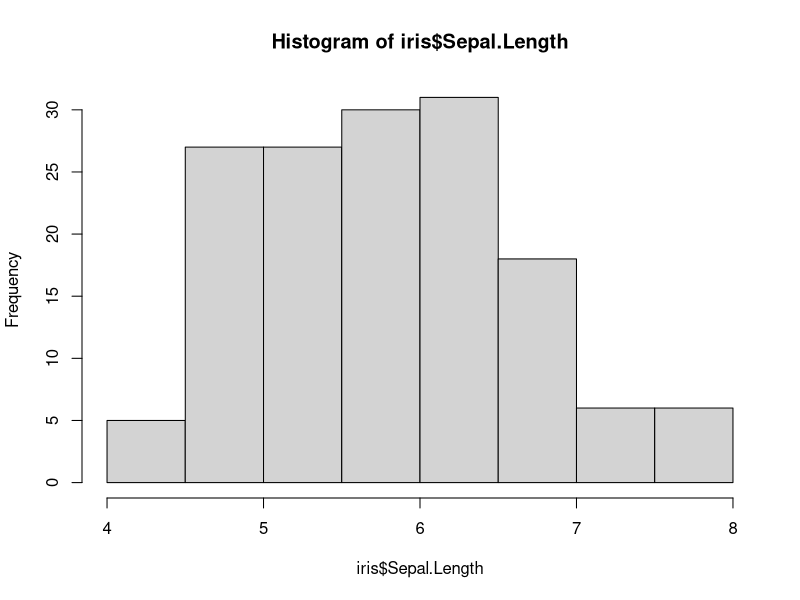
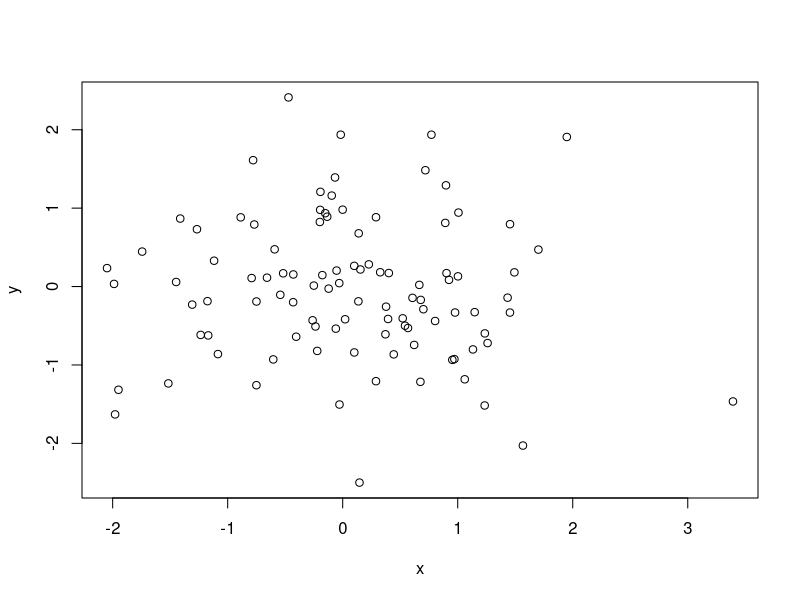

Write R code to recreate these figures, in order.
## ---- chunk 1
knitr::opts_chunk$set(echo = TRUE)
## ---- chunk 2
str(iris)
summary(iris)
## ---- chunk 3
hist(iris$Sepal.Length)
## ---- chunk 4
x<-rnorm(100)
y<-rnorm(100)
plot(x,y)
